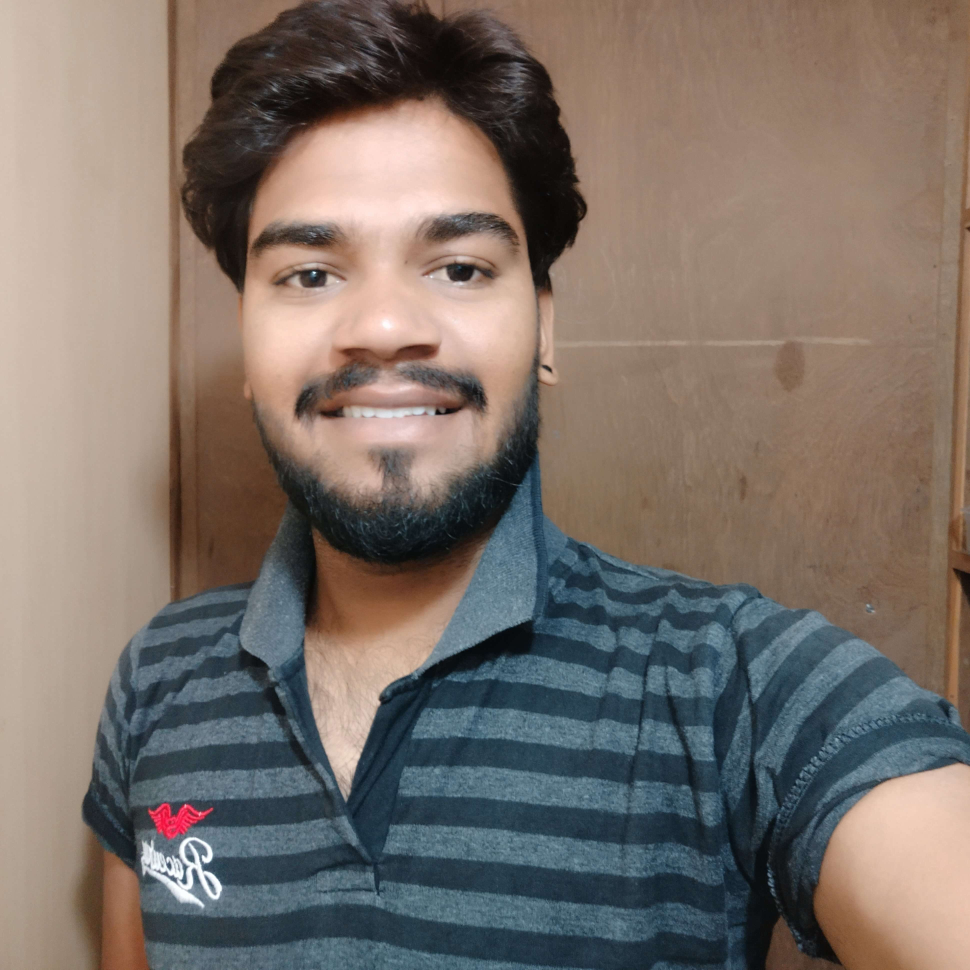
#> input picture harish.jpg, 3880 x 3880 px (shown at 1/4 size)
$ python image_rotation.py
#> lines starting #> are read from the running program, lines starting #| are printed output that depends on the picture
import cv2

img = cv2.imread("harish.jpg")
#> img is the input picture: shape (3880, 3880, 3); mean B, G, R 105.1, 112.5, 123.4
image = cv2.resize(img,(600,600))
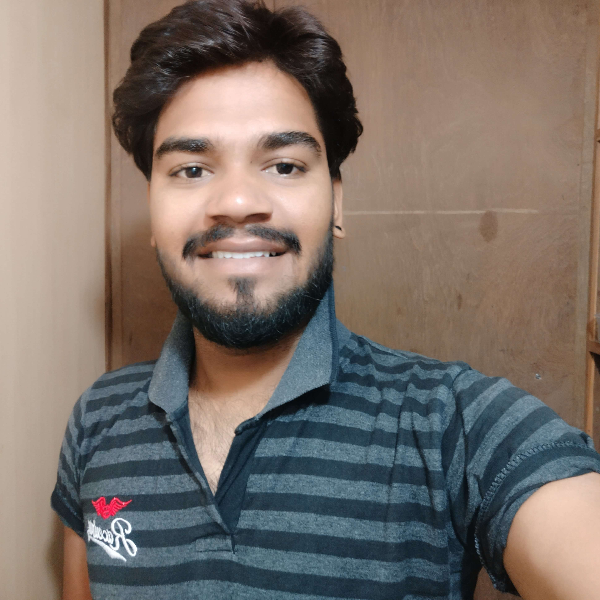
#> image: shape (600, 600, 3); mean B, G, R 105, 112.4, 123.4
height,width = image.shape[:2]
#> height = 600; width = 600
rotation_matrix =cv2.getRotationMatrix2D((height/2,width/2),90,.8)
rotation_image=cv2.warpAffine(image,rotation_matrix,(width,height))
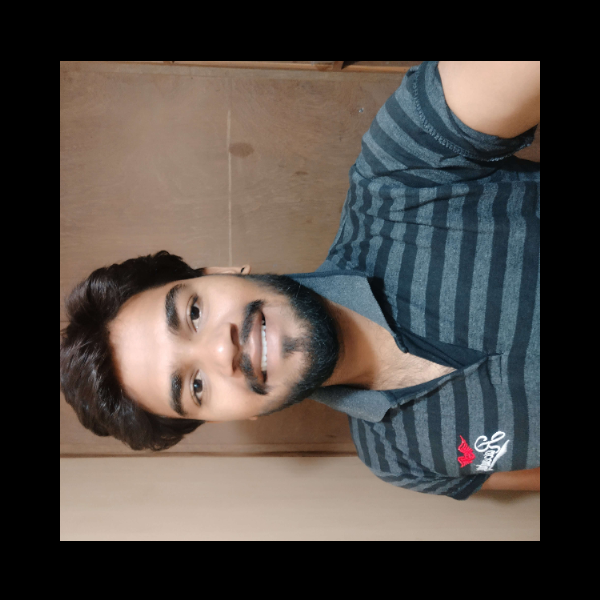
#> rotation_image: shape (600, 600, 3); mean B, G, R 67.3, 72, 79
cv2.imshow("Origanl image",image)
cv2.imshow("Rotation Image",rotation_image)
cv2.waitKey(0)
cv2.destroyAllWindows()
